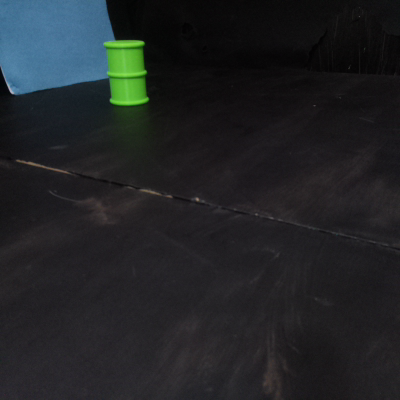
#> input picture RISHAN/Eco-Disaster/Pictures/green_barrel/img-1.png, 400 x 400 px, found by its file name; its folder holds only this picture in this run
$ python main_funcs.py
#> lines starting #> are read from the running program, lines starting #| are printed output that depends on the picture; after the words box and inside, x2 and y2 are one past the last pixel; in counts of white or black regions, pixels touching at a corner belong together
# The robot must go in the following order: Red, Blue, Yellow and Green
# import the necessary packages
import numpy as np
import os
import cv2
import mask

x_max = 400
y_max = 400
x_mod = x_max-130
y_mod = y_max-1
h_upper = 0
h_lower = 180
s_upper = 0
s_lower = 255
v_upper = 0
v_lower = 255
threshhold = 50 # for barrel
max_val = 40000

def get_bigger(x,y):
    if x > y:
        return x
    else:
        return y
def get_lower(x,y):
    if x < y:
        return x
    else:
        return y
def is_black(h,s,v):
    black = False
    black2 = False
    if h >= lower_black[0] and h <= upper_black[0]:
        if s >= lower_black[1] and s <= upper_black[1]:
            if v >= lower_black[2] and v <= upper_black[2]:
                black = True
    if h >= lower_black2[0] and h <= upper_black2[0]:
        if s >= lower_black2[1] and s <= upper_black2[1]:
            if v >= lower_black2[2] and v <= upper_black2[2]:
                black2 = True

    return (black or black2)


green_barrel_source_dir = "../Pictures/green_barrel"
red_barrel_source_dir = "../Pictures/red_barrel"

## Green barrel
myfolder=green_barrel_source_dir
## Iterate for each picture
print('Finding colour green in ',myfolder)
for img in os.listdir(myfolder):
    myfilepath = myfolder + '/' + img
    print('Finding colour green in picture ',myfilepath)
    img = cv2.imread(myfilepath)
#> img is the input picture: shape (400, 400, 3); mean B, G, R 37.8, 35.6, 32.9
    #print(img.shape)
    #img = img[0:270, 0:399]
    cv2.imshow("img", np.hstack([img]))
    cv2.waitKey(0)
    img_down = img[round(img.shape[0]/2):img.shape[0],0:(img.shape[1]-1)]
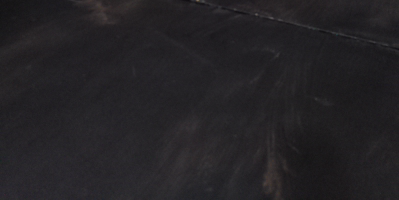
#> img_down: shape (200, 399, 3); mean B, G, R 37.2, 34.2, 36.1
    cv2.imshow("img_down", np.hstack([img_down]))
    cv2.waitKey(0)
    img_up = img[0:round(img.shape[0]/2),0:img.shape[1]]
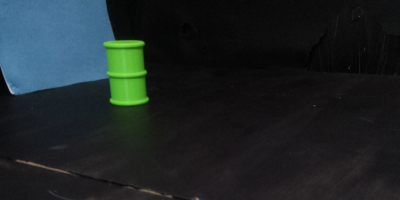
#> img_up: shape (200, 400, 3); mean B, G, R 38.5, 37.1, 29.7
    cv2.imshow("img_up", np.hstack([img_up]))
    cv2.waitKey(0)
    img = cv2.cvtColor(img,cv2.COLOR_BGR2HSV)
#> img: shape (400, 400, 3); mean H, S, V 122.9, 36.4, 40.3
    img = cv2.GaussianBlur(img,(11,11),100) # The last value changes the amount of blur, in our case the highest
#> img: shape (400, 400, 3); mean H, S, V 122.9, 36.3, 40.3

    # [4 lines of commented-out code are left out]

    maskr1 = cv2.inRange(img, mask.lower_red1, mask.upper_red1)
#> maskr1: shape (400, 400); every value is 0
    maskr2 = cv2.inRange(img, mask.lower_red2, mask.upper_red2)
    pixr_cnt = (maskr1==255).sum()  + (maskr2==255).sum()
#> pixr_cnt = 0

    maskb = cv2.inRange(img, mask.lower_blue, mask.upper_blue)
    pixb_cnt = (maskb==255).sum()
#> pixb_cnt = 0

    maskg = cv2.inRange(img, mask.lower_green, mask.upper_green)
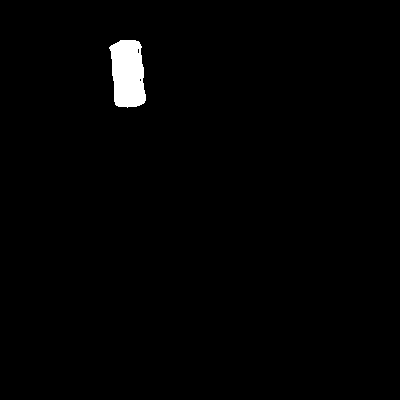
#> maskg: shape (400, 400); 1.2% white; 1 white region, box (x1, y1, x2, y2) and area: (109, 40, 146, 108) 1999
    pixg_cnt = (maskg==255).sum()
#> pixg_cnt = 1999
    masky = cv2.inRange(img, mask.lower_yellow, mask.upper_yellow)
    pixy_cnt = (masky==255).sum()
#> pixy_cnt = 0

    print("==========================================")
    print("myfilepath = ",myfilepath)
    print ("pixr_cnt = ",pixr_cnt)
#| pixr_cnt =  0
    print ("pixg_cnt = ",pixg_cnt)
#| pixg_cnt =  1999
    print ("pixg_down_cnt = ",img_down)
#> (printed output is left out)
    print ("pixb_cnt = ",pixb_cnt)
#| pixb_cnt =  0
    print ("pixy_cnt = ",pixy_cnt)
#| pixy_cnt =  0
    print("==========================================")


    ## If colour is greater than threshold (i.e. it is looking at it clearly
    ## and any of the distabnce is too less, i.e. it is either in the corner
    ## or head on to the colour that means it is done for that colour
    # Remove pictures afterwards.
    # show the imgs
    #cv2.imshow("img", np.hstack([img]))
    #cv2.waitKey(0)

$ run again, on RISHAN/Eco-Disaster/Pictures/green_barrel/img-13.png
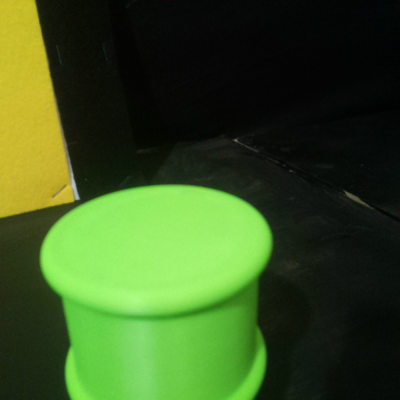
#> input picture RISHAN/Eco-Disaster/Pictures/green_barrel/img-13.png, 400 x 400 px, found by its file name
#> img is the input picture: shape (400, 400, 3); mean B, G, R 32.3, 82.8, 56.8
#> maskr1: shape (400, 400); every value is 0
#> pixr_cnt = 0
#> `maskb = cv2.inRange(img, mask.lower_blue, mask.upper_blue)`:
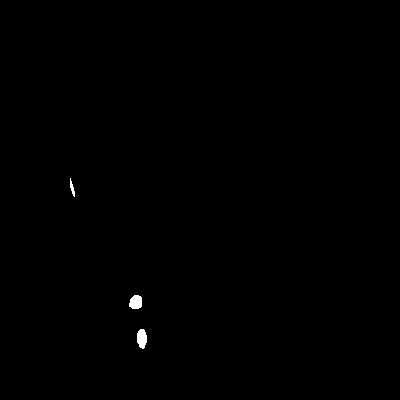
#> maskb: shape (400, 400); 0.22% white; 3 white regions, box (x1, y1, x2, y2) and area: (137, 329, 147, 349) 157, (129, 295, 142, 309) 151, (70, 178, 75, 197) 45
#> pixb_cnt = 353
#> maskg: shape (400, 400); 14.5% white; 2 white regions (1 under 20 px), largest, box (x1, y1, x2, y2) and area: (38, 172, 273, 400) 23180
#> pixg_cnt = 23185
#> `masky = cv2.inRange(img, mask.lower_yellow, mask.upper_yellow)`:
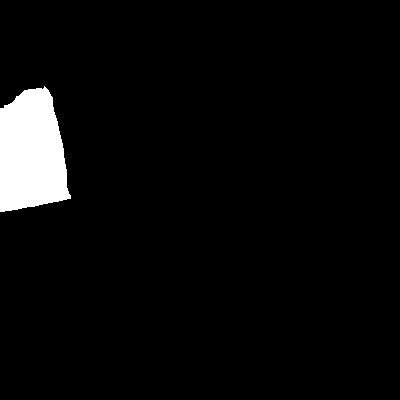
#> masky: shape (400, 400); 4.3% white; 1 white region, box (x1, y1, x2, y2) and area: (0, 86, 71, 212) 6950
#> pixy_cnt = 6950
#| pixr_cnt =  0
#| pixg_cnt =  23185
#> (printed output is left out)
#| pixb_cnt =  353
#| pixy_cnt =  6950
